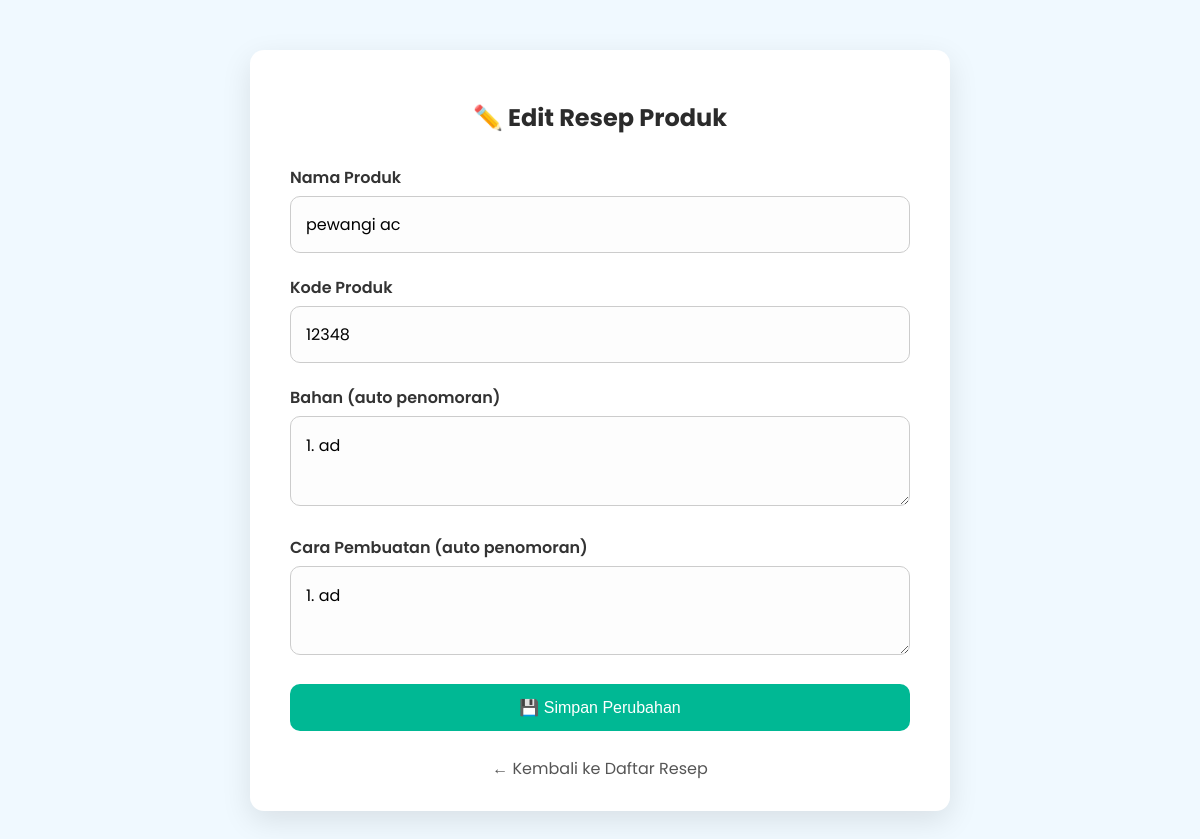
/edit_resep.php?id=1, run on the app's committed database.
### tables this page shows
CREATE TABLE `resep` (
  `id_resep` int(11) NOT NULL,
  `id_produk` int(11) NOT NULL,
  `bahan` text NOT NULL,
  `cara` text NOT NULL,
  `created_at` timestamp NOT NULL DEFAULT current_timestamp(),
  `updated_at` timestamp NOT NULL DEFAULT current_timestamp() ON UPDATE current_timestamp()
);

CREATE TABLE `produk` (
  `id_produk` int(11) NOT NULL,
  `id_resep` int(11) NOT NULL,
  `kode_produk` int(5) NOT NULL,
  `nama_produk` varchar(50) NOT NULL,
  `stok_produk` int(11) NOT NULL,
  `harga` bigint(20) NOT NULL
);

### edit_resep.php (the view, shortened to what this page needs)
<?php
include 'koneksi.php';
$id = isset($_GET['id']) ? (int)$_GET['id'] : 0;
$res = mysqli_query($conn, "
    SELECT resep.*, produk.nama_produk, produk.kode_produk
    FROM resep
    JOIN produk ON resep.id_produk = produk.id_produk
    WHERE resep.id_resep = $id
");
$data = mysqli_fetch_assoc($res);
?>
<!DOCTYPE html>
<html lang="id">
<head>
</head>
<body>
    <div class="container">
        <h2>✏️ Edit Resep Produk</h2>
        <form method="POST">
            <label for="nama">Nama Produk</label>
            <input type="text" id="nama" value="<?= htmlspecialchars($data['nama_produk']) ?>" readonly>
            <label for="kode">Kode Produk</label>
            <input type="text" id="kode" value="<?= htmlspecialchars($data['kode_produk']) ?>" readonly>
            <label for="bahan">Bahan (auto penomoran)</label>
            <textarea name="bahan" id="bahan" required><?= htmlspecialchars($data['bahan']) ?></textarea>
            <label for="cara">Cara Pembuatan (auto penomoran)</label>
            <textarea name="cara" id="cara" required><?= htmlspecialchars($data['cara']) ?></textarea>
            <button type="submit">💾 Simpan Perubahan</button>
        </form>
        <a href="resep.php" class="back-link">← Kembali ke Daftar Resep</a>
    </div>
</body>
</html>

### edit_resep.php (style rules this page uses)
* { box-sizing: border-box; }
body { font-family: 'Poppins', sans-serif; background: #f0f9ff; margin: 0; padding: 0; }
.container { max-width: 700px; margin: 50px auto; background: #fff; padding: 30px 40px; border-radius: 14px; box-shadow: 0 10px 30px rgba(0, 0, 0, 0.1); }
h2 { text-align: center; color: #2b2b2b; margin-bottom: 30px; }
label { font-weight: 600; display: block; margin-bottom: 6px; color: #333; }
input[type="text"], textarea { width: 100%; padding: 15px; margin-bottom: 22px; border: 1px solid #ccc; border-radius: 10px; font-size: 16px; background-color: #fdfdfd; font-family: 'poppins' }
textarea#bahan, textarea#cara { font-family: 'poppins'; font-size: 16px; line-height: 1.8; }
button { background: #00b894; color: white; padding: 14px 30px; border: none; border-radius: 10px; font-size: 16px; cursor: pointer; width: 100%; transition: background 0.3s; }
.back-link { display: block; text-align: center; margin-top: 25px; color: #555; text-decoration: none; }

### data on the page
resep: id_produk.nama_produk "pewangi ac", id_produk.kode_produk "12348", bahan "1. ad", cara "1. ad"
